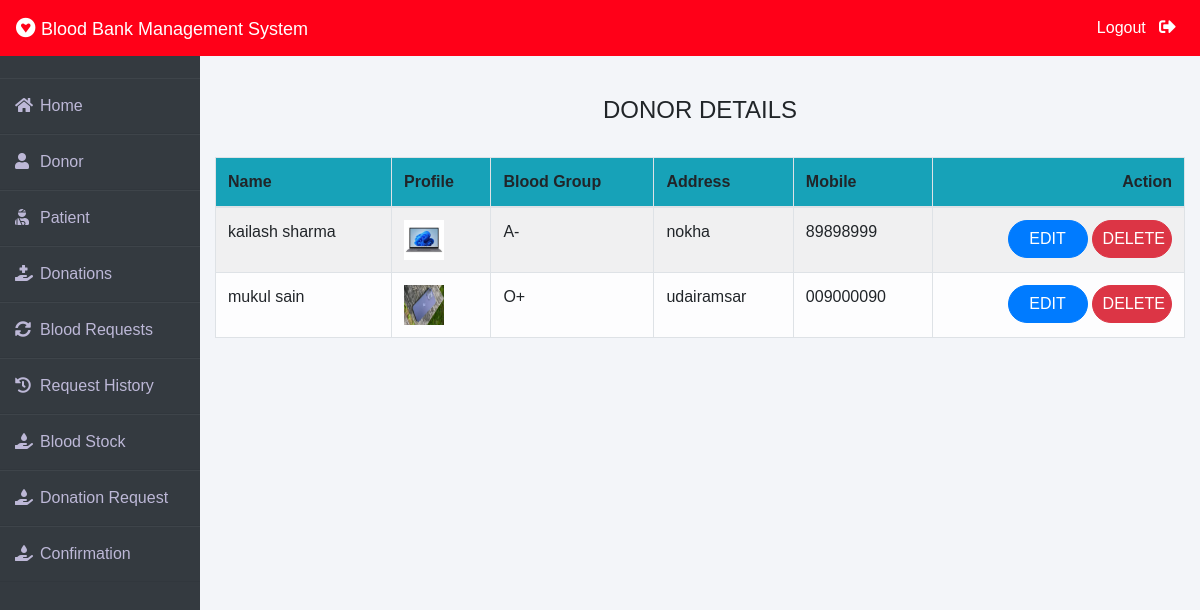
The app's page /admin-donor (signed in), older data.
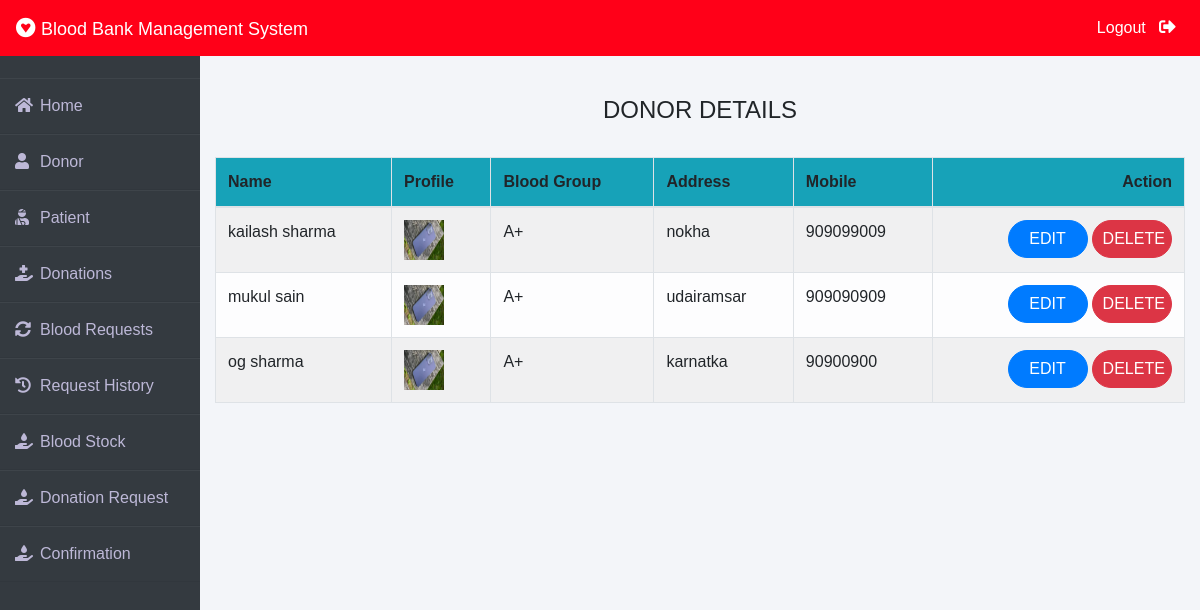
The same page, newer data.
### donor/models.py (models this page shows, shortened)
class Donor(models.Model):
    user=models.OneToOneField(User,on_delete=models.CASCADE)
    profile_pic= models.ImageField(upload_to='profile_pic/Donor/',null=True,blank=True)
    bloodgroup=models.CharField(max_length=10)
    address = models.CharField(max_length=40)
    mobile = models.CharField(max_length=20,null=False)
    @property
    def get_name(self):
        return self.user.first_name+" "+self.user.last_name

### blood/views.py (the view)
# urls.py: path('admin-donor', views.admin_donor_view,name='admin-donor'),
@login_required(login_url='adminlogin')
def admin_donor_view(request):
    donors=Donor.objects.all()
    return render(request,'blood/admin_donor.html',{'donors':donors})

### blood/templates/blood/admin_donor.html
{% extends 'blood/adminbase.html' %}
{% block content %}
{% load widget_tweaks %}
{%load static%}
<br><br>
<div class="container">
    <H4 class="text-center">DONOR DETAILS</H4><br>
    <table class="table table-light table-hover table-bordered table-striped">
        <thead class="bg-info">
            <tr>
                <th scope="col">Name</th>
                <th scope="col">Profile</th>
                <th scope="col">Blood Group</th>
                <th scope="col">Address</th>
                <th scope="col">Mobile</th>
                <th class="text-right">Action</th>
            </tr>
        </thead>
        <tbody>
            {% for t in donors %}
            <tr>
                <td> {{t.get_name}}</td>
                <td> <img src="{% static t.profile_pic.url %}" alt="Profile Pic" height="40px" width="40px" /></td>
                <td>{{t.bloodgroup}}</td>
                <td>{{t.address}}</td>
                <td>{{t.mobile}}</td>
                <td class="text-right">
                    <button class="btn btn-primary badge-pill" style="width: 80px;"><a  style="text-decoration: none;color: white;" href="{% url 'update-donor' t.id  %}">EDIT</a> </button>
                    <button class="btn btn-danger badge-pill" style="width: 80px;"><a  style="text-decoration: none;color: white;" href="{% url 'delete-donor' t.id  %}">DELETE</a> </button>
                </td>
            </tr>
            {% endfor %}
        </tbody>
    </table>
</div>
{% endblock content %}

Row changes from the older to the newer data that the page shows:
changed Donor "nokha": profile_pic: a different picture; bloodgroup "A-" → "A+"; mobile "89898999" → "909099009"
changed Donor "udairamsar": bloodgroup "O+" → "A+"; mobile "009000090" → "909090909"
added Donor: get_name "og sharma", profile_pic (picture), bloodgroup "A+", address "karnatka", mobile "90900900"
